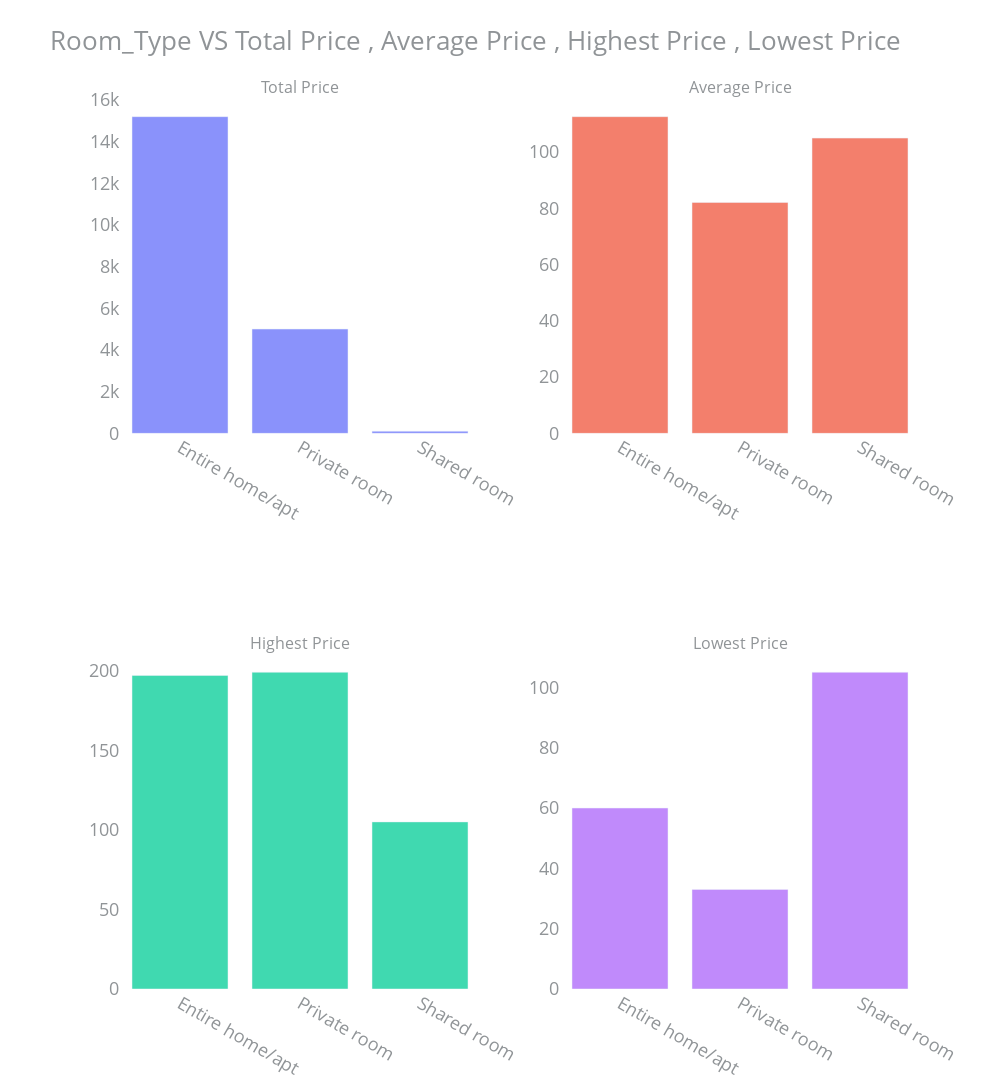

Write notebook code for a chart like this one.
### Code cell
plot_column_summary_statistics(column_summary_statistics(data_without_outliers , "room_type" , "price"))

### Figure 1 — Plotly figure (JSON) as saved in the notebook; plotly's stock layout.template omitted (floating-point values rounded to 4 significant figures)
{"data": [{"name": "Total Price", "opacity": 0.75, "showlegend": false, "type": "bar", "x": ["Entire home/apt", "Private room", "Shared room"], "xaxis": "x", "y": [15204, 5009, 105], "yaxis": "y"}, {"name": "Average Price", "opacity": 0.75, "showlegend": false, "type": "bar", "x": ["Entire home/apt", "Private room", "Shared room"], "xaxis": "x2", "y": [112.6, 82.11, 105], "yaxis": "y2"}, {"name": "Highest Price", "opacity": 0.75, "showlegend": false, "type": "bar", "x": ["Entire home/apt", "Private room", "Shared room"], "xaxis": "x3", "y": [197, 199, 105], "yaxis": "y3"}, {"name": "Lowest Price", "opacity": 0.75, "showlegend": false, "type": "bar", "x": ["Entire home/apt", "Private room", "Shared room"], "xaxis": "x4", "y": [60, 33, 105], "yaxis": "y4"}], "layout": {"annotations": [{"font": {"size": 16}, "showarrow": false, "text": "Total Price", "x": 0.225, "xanchor": "center", "xref": "paper", "y": 1, "yanchor": "bottom", "yref": "paper"}, {"font": {"size": 16}, "showarrow": false, "text": "Average Price", "x": 0.775, "xanchor": "center", "xref": "paper", "y": 1, "yanchor": "bottom", "yref": "paper"}, {"font": {"size": 16}, "showarrow": false, "text": "Highest Price", "x": 0.225, "xanchor": "center", "xref": "paper", "y": 0.375, "yanchor": "bottom", "yref": "paper"}, {"font": {"size": 16}, "showarrow": false, "text": "Lowest Price", "x": 0.775, "xanchor": "center", "xref": "paper", "y": 0.375, "yanchor": "bottom", "yref": "paper"}], "font": {"color": "#909497", "size": 18}, "height": 1200, "hovermode": "closest", "margin": {"b": 80, "l": 120, "r": 80, "t": 100}, "plot_bgcolor": "white", "title": {"font": {"size": 26}, "text": "Room_Type VS Total Price , Average Price , Highest Price , Lowest Price"}, "width": 1000, "xaxis": {"anchor": "y", "domain": [0, 0.45]}, "xaxis2": {"anchor": "y2", "domain": [0.55, 1]}, "xaxis3": {"anchor": "y3", "domain": [0, 0.45]}, "xaxis4": {"anchor": "y4", "domain": [0.55, 1]}, "yaxis": {"anchor": "x", "domain": [0.625, 1]}, "yaxis2": {"anchor": "x2", "domain": [0.625, 1]}, "yaxis3": {"anchor": "x3", "domain": [0, 0.375]}, "yaxis4": {"anchor": "x4", "domain": [0, 0.375]}}}
